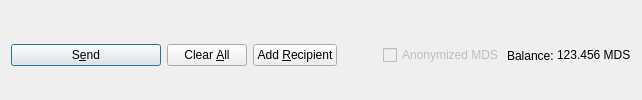
         <widget class="QFrame" name="frame_Send">
          <layout class="QHBoxLayout" name="horizontalLayout">
           <property name="bottomMargin">
            <number>0</number>
           </property>
           <item>
            <widget class="QPushButton" name="sendButton">
             <property name="minimumSize">
              <size>
               <width>150</width>
               <height>0</height>
              </size>
             </property>
             <property name="toolTip">
              <string>Confirm the send action</string>
             </property>
             <property name="text">
              <string>S&amp;end</string>
             </property>
             <property name="icon">
              <iconset resource="../midas.qrc">
               <normaloff>:/icons/send</normaloff>:/icons/send</iconset>
             </property>
             <property name="autoDefault">
              <bool>false</bool>
             </property>
             <property name="default">
              <bool>true</bool>
             </property>
            </widget>
           </item>
           <item>
            <widget class="QPushButton" name="clearButton">
             <property name="sizePolicy">
              <sizepolicy hsizetype="Minimum" vsizetype="Fixed">
               <horstretch>0</horstretch>
               <verstretch>0</verstretch>
              </sizepolicy>
             </property>
             <property name="toolTip">
              <string>Clear all fields of the form.</string>
             </property>
             <property name="text">
              <string>Clear &amp;All</string>
             </property>
             <property name="icon">
              <iconset resource="../midas.qrc">
               <normaloff>:/icons/remove</normaloff>:/icons/remove</iconset>
             </property>
             <property name="autoDefault">
              <bool>false</bool>
             </property>
            </widget>
           </item>
           <item>
            <widget class="QPushButton" name="addButton">
             <property name="toolTip">
              <string>Send to multiple recipients at once</string>
             </property>
             <property name="text">
              <string>Add &amp;Recipient</string>
             </property>
             <property name="icon">
              <iconset resource="../midas.qrc">
               <normaloff>:/icons/add</normaloff>:/icons/add</iconset>
             </property>
             <property name="autoDefault">
              <bool>false</bool>
             </property>
            </widget>
           </item>
           <item>
            <spacer name="horizontalSpacer">
             <property name="orientation">
              <enum>Qt::Horizontal</enum>
             </property>
             <property name="sizeHint" stdset="0">
              <size>
               <width>40</width>
               <height>20</height>
              </size>
             </property>
            </spacer>
           </item>
           <item>
            <layout class="QHBoxLayout" name="horizontalLayout_2">
             <property name="spacing">
              <number>3</number>
             </property>
             <item>
              <widget class="QCheckBox" name="checkMDS">
               <property name="enabled">
                <bool>false</bool>
               </property>
               <property name="text">
                <string>Anonymized MDS</string>
               </property>
              </widget>
             </item>
             <item>
              <widget class="QLabel" name="label">
               <property name="text">
                <string>Balance:</string>
               </property>
              </widget>
             </item>
             <item>
              <widget class="QLabel" name="labelBalance">
               <property name="sizePolicy">
                <sizepolicy hsizetype="Preferred" vsizetype="Fixed">
                 <horstretch>0</horstretch>
                 <verstretch>0</verstretch>
                </sizepolicy>
               </property>
               <property name="cursor">
                <cursorShape>IBeamCursor</cursorShape>
               </property>
               <property name="text">
                <string notr="true">123.456 MDS</string>
               </property>
               <property name="textInteractionFlags">
                <set>Qt::LinksAccessibleByMouse|Qt::TextSelectableByKeyboard|Qt::TextSelectableByMouse</set>
               </property>
              </widget>
             </item>
            </layout>
           </item>
          </layout>
         </widget>
